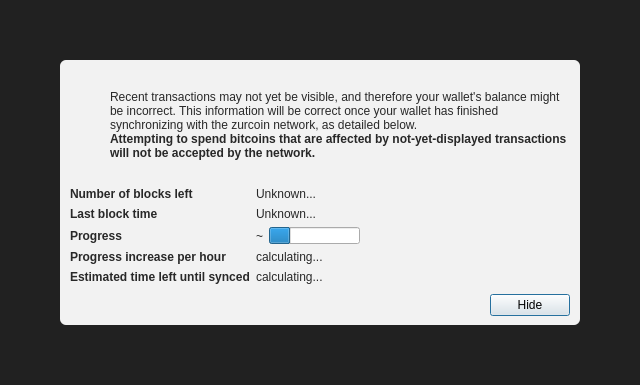
<?xml version="1.0" encoding="UTF-8"?>
<ui version="4.0">
 <class>ModalOverlay</class>
 <widget class="ModalOverlay" name="ModalOverlay">
  <property name="geometry">
   <rect>
    <x>0</x>
    <y>0</y>
    <width>640</width>
    <height>385</height>
   </rect>
  </property>
  <property name="windowTitle">
   <string>Form</string>
  </property>
  <layout class="QVBoxLayout" name="verticalLayout" stretch="0">
   <property name="sizeConstraint">
    <enum>QLayout::SetDefaultConstraint</enum>
   </property>
   <property name="leftMargin">
    <number>0</number>
   </property>
   <property name="topMargin">
    <number>0</number>
   </property>
   <property name="rightMargin">
    <number>0</number>
   </property>
   <property name="bottomMargin">
    <number>0</number>
   </property>
   <item>
    <widget class="QWidget" name="bgWidget" native="true">
     <property name="styleSheet">
      <string notr="true">#bgWidget { background: rgba(0,0,0,220); }</string>
     </property>
     <layout class="QVBoxLayout" name="verticalLayoutMain" stretch="1">
      <property name="leftMargin">
       <number>60</number>
      </property>
      <property name="topMargin">
       <number>60</number>
      </property>
      <property name="rightMargin">
       <number>60</number>
      </property>
      <property name="bottomMargin">
       <number>60</number>
      </property>
      <item>
       <widget class="QWidget" name="contentWidget" native="true">
        <property name="styleSheet">
         <string notr="true">#contentWidget { background: rgba(255,255,255,240); border-radius: 6px; }

QLabel { color: rgb(40,40,40);  }</string>
        </property>
        <layout class="QVBoxLayout" name="verticalLayoutSub" stretch="1,0,0,0">
         <property name="spacing">
          <number>0</number>
         </property>
         <property name="leftMargin">
          <number>10</number>
         </property>
         <property name="topMargin">
          <number>10</number>
         </property>
         <property name="rightMargin">
          <number>10</number>
         </property>
         <property name="bottomMargin">
          <number>10</number>
         </property>
         <item>
          <layout class="QHBoxLayout" name="horizontalLayoutIconText" stretch="0,1">
           <property name="topMargin">
            <number>20</number>
           </property>
           <item>
            <layout class="QVBoxLayout" name="verticalLayoutIcon">
             <property name="leftMargin">
              <number>0</number>
             </property>
             <item>
              <widget class="QPushButton" name="warningIcon">
               <property name="enabled">
                <bool>false</bool>
               </property>
               <property name="text">
                <string/>
               </property>
               <property name="icon">
                <iconset>
                 <normaloff>:/icons/warning</normaloff>
                 <disabledoff>:/icons/warning</disabledoff>:/icons/warning</iconset>
               </property>
               <property name="iconSize">
                <size>
                 <width>48</width>
                 <height>48</height>
                </size>
               </property>
               <property name="flat">
                <bool>true</bool>
               </property>
              </widget>
             </item>
             <item>
              <spacer name="verticalSpacerWarningIcon">
               <property name="orientation">
                <enum>Qt::Vertical</enum>
               </property>
               <property name="sizeHint" stdset="0">
                <size>
                 <width>20</width>
                 <height>40</height>
                </size>
               </property>
              </spacer>
             </item>
            </layout>
           </item>
           <item>
            <layout class="QVBoxLayout" name="verticalLayoutInfoText">
             <property name="leftMargin">
              <number>0</number>
             </property>
             <property name="topMargin">
              <number>0</number>
             </property>
             <item>
              <widget class="QLabel" name="infoText">
               <property name="text">
                <string>Recent transactions may not yet be visible, and therefore your wallet's balance might be incorrect. This information will be correct once your wallet has finished synchronizing with the zurcoin network, as detailed below.</string>
               </property>
               <property name="textFormat">
                <enum>Qt::RichText</enum>
               </property>
               <property name="wordWrap">
                <bool>true</bool>
               </property>
              </widget>
             </item>
             <item>
              <widget class="QLabel" name="infoTextStrong">
               <property name="font">
                <font>
                 <weight>75</weight>
                 <bold>true</bold>
                </font>
               </property>
               <property name="text">
                <string>Attempting to spend bitcoins that are affected by not-yet-displayed transactions will not be accepted by the network.</string>
               </property>
               <property name="textFormat">
                <enum>Qt::RichText</enum>
               </property>
               <property name="wordWrap">
                <bool>true</bool>
               </property>
              </widget>
             </item>
             <item>
              <spacer name="verticalSpacerInTextSpace">
               <property name="orientation">
                <enum>Qt::Vertical</enum>
               </property>
               <property name="sizeHint" stdset="0">
                <size>
                 <width>20</width>
                 <height>40</height>
                </size>
               </property>
              </spacer>
             </item>
            </layout>
           </item>
          </layout>
         </item>
         <item>
          <spacer name="verticalSpacerAfterText">
           <property name="orientation">
            <enum>Qt::Vertical</enum>
           </property>
           <property name="sizeHint" stdset="0">
            <size>
             <width>20</width>
             <height>40</height>
            </size>
           </property>
          </spacer>
         </item>
         <item>
          <layout class="QFormLayout" name="formLayout">
           <property name="fieldGrowthPolicy">
            <enum>QFormLayout::FieldsStayAtSizeHint</enum>
           </property>
           <property name="horizontalSpacing">
            <number>6</number>
           </property>
           <property name="verticalSpacing">
            <number>6</number>
           </property>
           <property name="topMargin">
            <number>10</number>
           </property>
           <item row="0" column="0">
            <widget class="QLabel" name="labelNumberOfBlocksLeft">
             <property name="font">
              <font>
               <weight>75</weight>
               <bold>true</bold>
              </font>
             </property>
             <property name="text">
              <string>Number of blocks left</string>
             </property>
            </widget>
           </item>
           <item row="0" column="1">
            <widget class="QLabel" name="numberOfBlocksLeft">
             <property name="text">
              <string>Unknown...</string>
             </property>
            </widget>
           </item>
           <item row="1" column="0">
            <widget class="QLabel" name="labelLastBlockTime">
             <property name="font">
              <font>
               <weight>75</weight>
               <bold>true</bold>
              </font>
             </property>
             <property name="text">
              <string>Last block time</string>
             </property>
            </widget>
           </item>
           <item row="1" column="1">
            <widget class="QLabel" name="newestBlockDate">
             <property name="sizePolicy">
              <sizepolicy hsizetype="Maximum" vsizetype="Preferred">
               <horstretch>0</horstretch>
               <verstretch>0</verstretch>
              </sizepolicy>
             </property>
             <property name="text">
              <string>Unknown...</string>
             </property>
            </widget>
           </item>
           <item row="2" column="0">
            <widget class="QLabel" name="labelSyncDone">
             <property name="font">
              <font>
               <weight>75</weight>
               <bold>true</bold>
              </font>
             </property>
             <property name="text">
              <string>Progress</string>
             </property>
            </widget>
           </item>
           <item row="2" column="1">
            <layout class="QHBoxLayout" name="horizontalLayoutSync" stretch="0,1">
             <item>
              <widget class="QLabel" name="percentageProgress">
               <property name="text">
                <string notr="true">~</string>
               </property>
              </widget>
             </item>
             <item>
              <widget class="QProgressBar" name="progressBar">
               <property name="value">
                <number>24</number>
               </property>
               <property name="format">
                <string/>
               </property>
              </widget>
             </item>
            </layout>
           </item>
           <item row="4" column="0">
            <widget class="QLabel" name="labelProgressIncrease">
             <property name="font">
              <font>
               <weight>75</weight>
               <bold>true</bold>
              </font>
             </property>
             <property name="text">
              <string>Progress increase per hour</string>
             </property>
            </widget>
           </item>
           <item row="4" column="1">
            <widget class="QLabel" name="progressIncreasePerH">
             <property name="text">
              <string>calculating...</string>
             </property>
            </widget>
           </item>
           <item row="5" column="0">
            <widget class="QLabel" name="labelEstimatedTimeLeft">
             <property name="font">
              <font>
               <weight>75</weight>
               <bold>true</bold>
              </font>
             </property>
             <property name="text">
              <string>Estimated time left until synced</string>
             </property>
            </widget>
           </item>
           <item row="5" column="1">
            <widget class="QLabel" name="expectedTimeLeft">
             <property name="text">
              <string>calculating...</string>
             </property>
            </widget>
           </item>
          </layout>
         </item>
         <item>
          <layout class="QHBoxLayout" name="horizontalLayoutButtons">
           <property name="leftMargin">
            <number>10</number>
           </property>
           <property name="topMargin">
            <number>10</number>
           </property>
           <item>
            <spacer name="horizontalSpacer">
             <property name="orientation">
              <enum>Qt::Horizontal</enum>
             </property>
             <property name="sizeHint" stdset="0">
              <size>
               <width>40</width>
               <height>20</height>
              </size>
             </property>
            </spacer>
           </item>
           <item>
            <widget class="QPushButton" name="closeButton">
             <property name="text">
              <string>Hide</string>
             </property>
             <property name="focusPolicy">
              <enum>Qt::StrongFocus</enum>
             </property>
             <property name="default">
              <bool>true</bool>
             </property>
            </widget>
           </item>
          </layout>
         </item>
        </layout>
       </widget>
      </item>
     </layout>
    </widget>
   </item>
  </layout>
 </widget>
 <customwidgets>
  <customwidget>
   <class>ModalOverlay</class>
   <extends>QWidget</extends>
   <header>qt/modaloverlay.h</header>
   <container>1</container>
  </customwidget>
 </customwidgets>
 <resources/>
 <connections/>
</ui>
